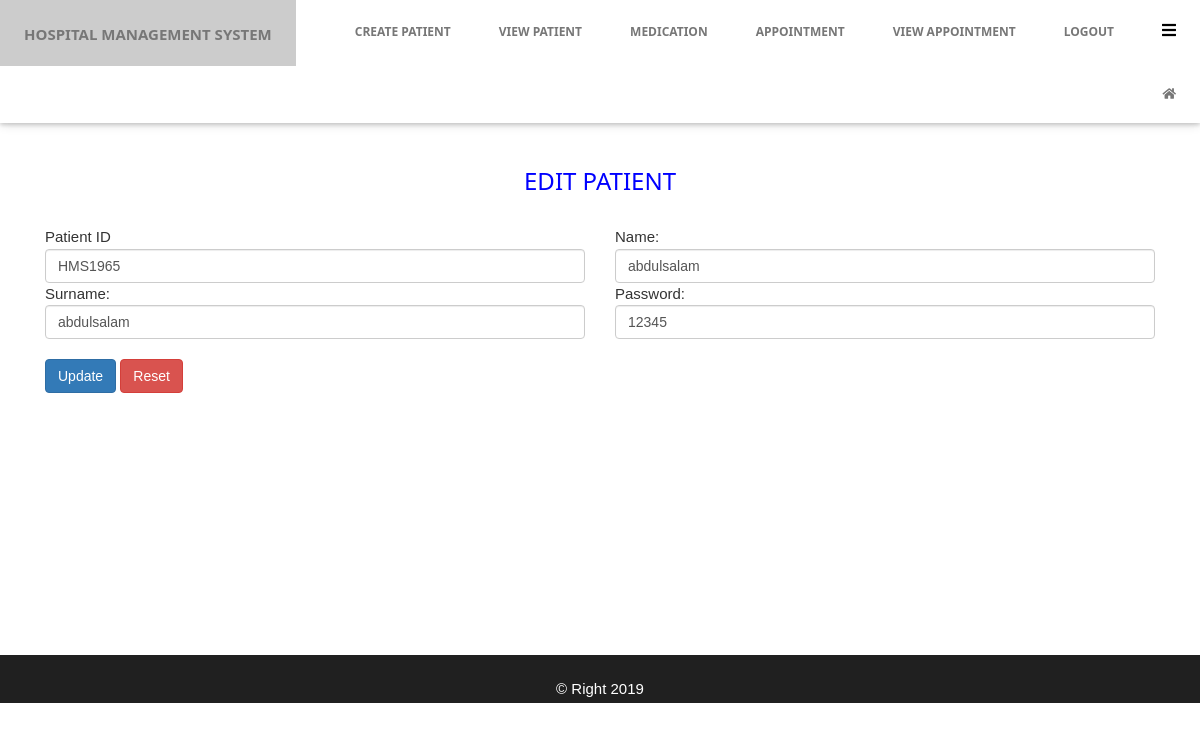
The app's page /doctor/edit_patient.php?id=2 with its own data.
### tables this page shows
CREATE TABLE `patient` (
  `id` int(222) NOT NULL,
  `patient_id` varchar(10) NOT NULL,
  `fname` text NOT NULL,
  `surname` text NOT NULL,
  `email` varchar(100) NOT NULL,
  `password` varchar(50) NOT NULL
);

### doctor/edit_patient.php (the view, shortened to what this page needs)
<?php
$id = $_GET['id'];
$mysqli = new mysqli('localhost','root','','hospital');
$rcq = mysqli_query($mysqli, "select * From patient Where id = '$id'");
$rw = mysqli_fetch_array($rcq);
$patient_id = $rw['patient_id'];
  $surname = $rw['surname'];
  $fname = $rw['fname'];
 $password = $rw['password'];
?>
<!DOCTYPE html>
<html>
<head>
      <link rel="stylesheet" href="css/bootstrap.min.css">
       <link rel="stylesheet" href="css/w3.css">
       <link rel="stylesheet" href="css/css.css">
       <link rel="stylesheet"  href="fontawesome/web-fonts-with-css/css/fontawesome-all.min.css">
</head>
<body>   <?php include 'doc_nav.php'; ?>
<div class="container">
<br>
 <br>
 <br>
  <br>
 <br>
  <div class="table-responsive">
<br>
<br>
<div ><h3 style="color: blue; text-align: center;">EDIT PATIENT  </h3></div>
<br>
<form action="edit_patient.php" method="post" enctype="multipart/form-data" name="form1" id="form1">
        <div class="col-lg-6">
          Patient ID
     <input type="text" class="form-control" name="patient_id" id="staff_id" value="<?php echo $patient_id ;?>" />
   </div>
        <div class="col-lg-6">
          Name:
      <input type="text" name="fname" id="name" class="form-control"  value="<?php echo $fname ;?>"/>
    </div>
        <div class="col-lg-6">
            Surname:
      <input type="text" name="surname" id="surname" class="form-control"  value="<?php echo $surname ;?>"/>
    </div>
     <div class="col-lg-6">
            Password:
      <input type="text" name="password" id="surname" class="form-control"  value="<?php echo $password ;?>"/>
    </div>
   <div class="col-lg-6" style="margin-top:20px">
    <button class="btn btn-primary" name="submit" value="submit">Update</button>
      <button class="btn btn-danger" name="reset" value="reset">Reset</button>
    </div>
</form>
</div>
</div>
<div class="footer" style="height:50px ;margin-top:260px; text-align: center; color:white; border-top:2px solid white; background-color:#202020;" > <br> &copy Right 2019</div>
</body>
</html>

### doctor/css/w3.css (style rules this page uses)
*,*:before,*:after { box-sizing:inherit }
html { -ms-text-size-adjust:100%;-webkit-text-size-adjust:100% }
body { margin:0 }
button,input,select,textarea { font:inherit;margin:0 }
button,input { overflow:visible }
button,select { text-transform:none }
button,html [type=button],[type=reset],[type=submit] { -webkit-appearance:button }
html,body { font-family:Verdana,sans-serif;font-size:15px;line-height:1.5 }
html { overflow-x:hidden }
h1,h2,h3,h4,h5,h6,.w3-slim,.w3-wide { font-family:"Segoe UI",Arial,sans-serif }
h3 { font-size:24px }
h1,h2,h3,h4,h5,h6 { font-weight:400;margin:10px 0 }

### records on screen
patient: patient_id "HMS1965", fname "abdulsalam", surname "abdulsalam", password "12345"
